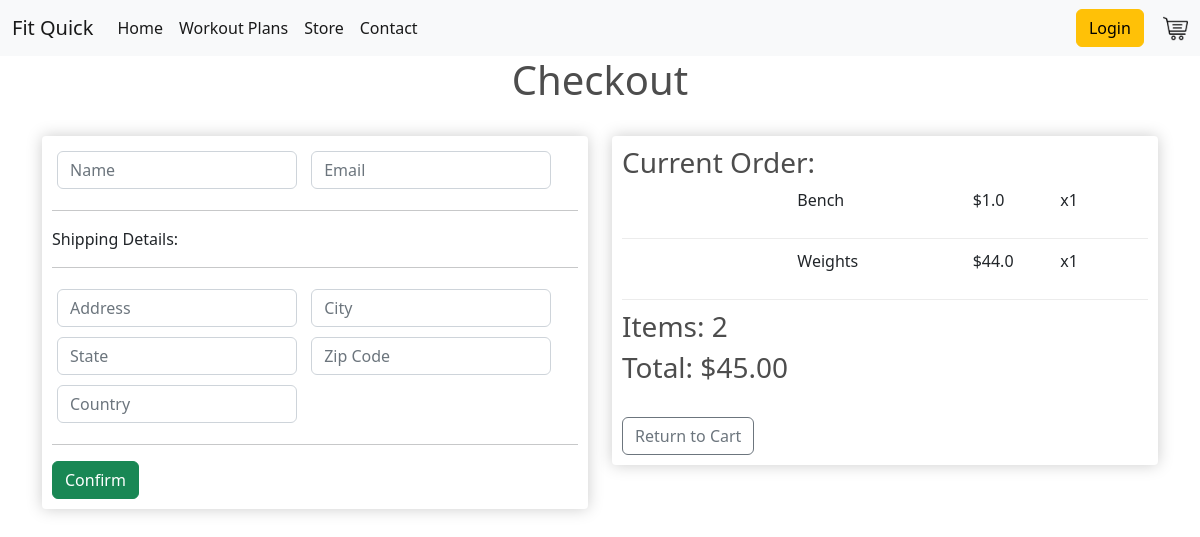
The app's page /checkout/ (signed in) with its own data.
### app/models.py (models this page shows, shortened)
class OrderItems(models.Model):
    product = models.ForeignKey(Products, on_delete = models.SET_NULL, null = True, blank = True)
    order = models.ForeignKey(Order, on_delete = models.SET_NULL, null = True, blank = True)
    quantity = models.IntegerField(default = 0, null = True, blank = True)
    date_added = models.DateTimeField(auto_now_add = True)
    @property
    def get_total(self):
        total = self.product.price * self.quantity
        return total

class Products(models.Model):
    name = models.CharField(max_length = 200, null = True)
    price = models.FloatField()
    digital = models.BooleanField(default = False, null = True, blank = False)
    image = models.ImageField(null = True, blank = True)

class Order(models.Model):
    customer = models.ForeignKey(Customer, on_delete = models.SET_NULL, null = True, blank = True)
    date_ordered = models.DateTimeField(auto_now_add = True)
    complete = models.BooleanField(default = False, null = True, blank = True)
    transaction_id = models.CharField(max_length = 200, null = True)
    @property
    def shipping(self):
        orderitems = self.orderitems_set.all()
        for i in orderitems:
            if i.product.digital == False:
                shipping = True
            return shipping
    @property
    def order_total(self):
        orderitems = self.orderitems_set.all()
        total = sum([item.get_total for item in orderitems])
        return total
    @property
    def cart_items(self):
        orderitems = self.orderitems_set.all()
        total = sum([item.quantity for item in orderitems])
        return total

### app/views.py (the view)
# urls.py: path('checkout/', views.checkout, name="checkout"),
def checkout(request):
    if request.user.is_authenticated:
        customer = request.user.customer
        order, created = Order.objects.get_or_create(customer = customer, complete = False)
        items = order.orderitems_set.all()
    else:
        items = []
        order = {'order_total':0, 'cart_items':0}
    context = {'items' : items, 'order' : order}
    return render(request, 'app/checkout.html', context)

### app/templates/app/checkout.html (shortened to what this page needs)
{% extends 'app/main.html' %}
{% load static %}
{% block content %}
<div class="row">
    <div class="col-md-8 offset-md-2">
        <h1 class="text-center">Checkout</h1>
        <br>
    </div>
</div>
<div class="row">
    <div class="col-lg-6">
        <div class="box-element" id="form-wrapper">
            <form id="form">
                <div id="user-info">
                    <div class="form-field">
                        <input required class="form-control" type="text" name="name" placeholder="Name">
                    </div>
                    <div class="form-field">
                        <input required class="form-control" type="email" name="email" placeholder="Email">
                    </div>
                </div>
                <div id="shipping-info">
                    <hr>
					<p>Shipping Details:</p>
					<hr>
					<div class="form-field">
						<input class="form-control" type="text" name="address" placeholder="Address">
					</div>
					<div class="form-field">
						<input class="form-control" type="text" name="city" placeholder="City">
					</div>
					<div class="form-field">
						<input class="form-control" type="text" name="state" placeholder="State">
					</div>
					<div class="form-field">
						<input class="form-control" type="text" name="zipcode" placeholder="Zip Code">
					</div>
					<div class="form-field">
						<input class="form-control" type="text" name="country" placeholder="Country">
					</div>
                </div>
                <hr>
                <input id="form-button" class="btn btn-success" type="submit" value="Confirm">
            </form>
        </div>
        <br>
    </div>
    <div class="col-lg-6">
        <div class="box-element">
            <h3>Current Order: </h3>
            {% for item in items %}
            <div class="cart-row">
                <div style="flex:2"><img class="row-image" src="{{item.product.imageURL}}"></div>
                <div style="flex:2"><p>{{item.product.name}}</p></div>
                <div style="flex:1"><p>${{item.product.price}}</p></div>
                <div style="flex:1"><p>x{{item.quantity}}</p></div>
            </div>
            {% endfor %}
            <h3>Items: {{order.cart_items}}</h3>
            <h3>Total: ${{order.order_total | floatformat:2}}</h3>
            <br>
            <a class="btn btn-outline-secondary" href="{% url 'cart' %}">Return to Cart</a>
        </div>
    </div>
</div>
{% endblock content %}

### static/css/main.css (style rules this page uses)
body { background-color: hsl(0, 0%, 98%); }
h1,h2,h3,h4,h5,h6 { color:hsl(0, 0%, 30%); }
.box-element { box-shadow:hsl(0, 0%, 80%) 0 0 16px; background-color: #fff; border-radius: 4px; padding: 10px; }
.col-lg-4, .col-lg-6, .col-lg-8, .col-lg-12 { margin-top: 10px; }
.btn { border-radius: 0; }
.form-field { width:250px; display: inline-block; padding: 5px; }
.cart-row { display: flex; align-items: flex-stretch; padding-bottom: 10px; margin-bottom: 10px; border-bottom: 1px solid #ececec; }

### records on screen
OrderItems: product.name "Bench", product.price "1.0", quantity "1"
OrderItems: product.name "Weights", product.price "44.0", quantity "1"
Order: cart_items "2", order_total "45.00"
